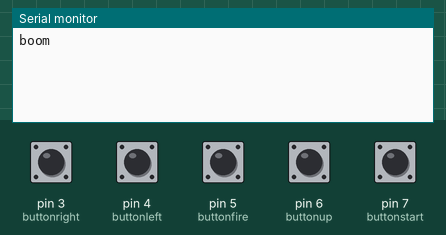
Bench run of a sketch on a simulated Arduino Uno, built with avr-gcc and run on an emulated ATmega328P. Parts: the last lines printed to the serial monitor. The test bench sets the inputs (shaded band); at power-on: pin 5 (buttonfire) HIGH, pin 3 (buttonright), pin 4 (buttonleft), pin 6 (buttonup), pin 7 (buttonstart) LOW.

Above: at 1.2 s.
1.3 s: pin 3 (buttonright) pulled HIGH for 0.15 s
At 2.6 s:
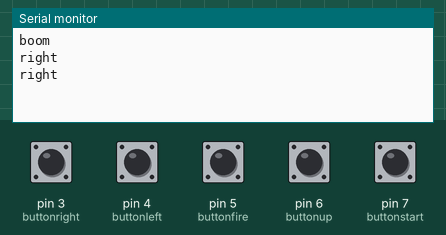
2.9 s: pin 4 (buttonleft) pulled HIGH for 0.15 s
At 3.8 s:
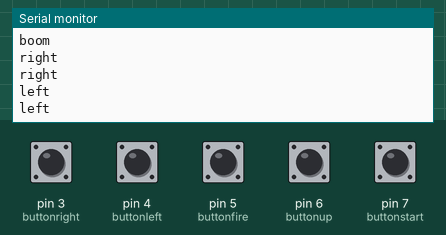
4.5 s: pin 6 (buttonup) pulled HIGH for 0.15 s
At 5.0 s:
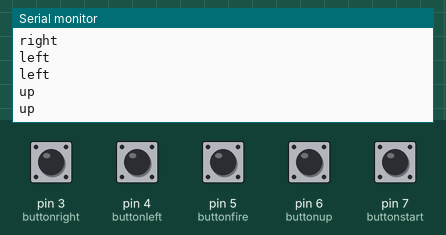
6.1 s: pin 7 (buttonstart) pulled HIGH for 0.15 s
At 7.4 s:
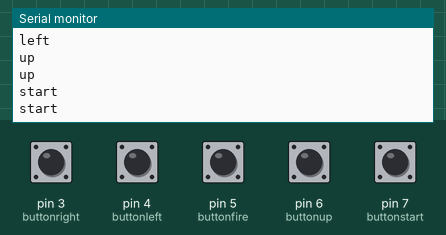

Measured:
- after the input at 1.3 s, the serial monitor: prints a new line at once (image 1)
- after the input at 2.9 s, the serial monitor: prints a new line at once (image 2)
- after the input at 4.5 s, the serial monitor: prints a new line at once (image 3)
- after the input at 6.1 s, the serial monitor: prints a new line at once (image 4)

The sketch:

SpaceshipArduino.ino
```cpp
int buttonup = 6;

int buttonright = 3;
int buttonleft = 4;
int buttonfire = 5;
int buttonstart = 7;


int up, left, right, fire, start;
int up_, left_, right_, fire_, start_;
//these are the analog inputs.

void setup() {
  // put your setup code here, to run once:
Serial.begin(19200);
pinMode(buttonup,INPUT);
pinMode(buttonright,INPUT);
pinMode(buttonleft,INPUT);
pinMode(buttonfire,INPUT);
pinMode(buttonstart, INPUT);


}

void loop() {
  // put your main code here, to run repeatedly:

  //here comes a bunch of the same if function
up = digitalRead(buttonup);
left = digitalRead(buttonleft);
right = digitalRead(buttonright);
fire = digitalRead(buttonfire);
start = digitalRead(buttonstart);

if (up_ != up){ // if the button for up is pressed
Serial.println("up");  // send up
up_ = up; // set the old value of up to the current value, to keep from infitie loop
}


if (left_ != left){
  Serial.println("left");
  left_ = left;
}


if (right_ != right){
  Serial.println("right");
  right_ = right;
}


if (fire_ != fire){
  Serial.println("boom");
  fire_ = fire;
}


if (start_ != start){
  Serial.println("start");
  start_ = start;
}


up_ = up;
left_=left;
right_=right;
fire_=fire;
start_ = start;
}
```
